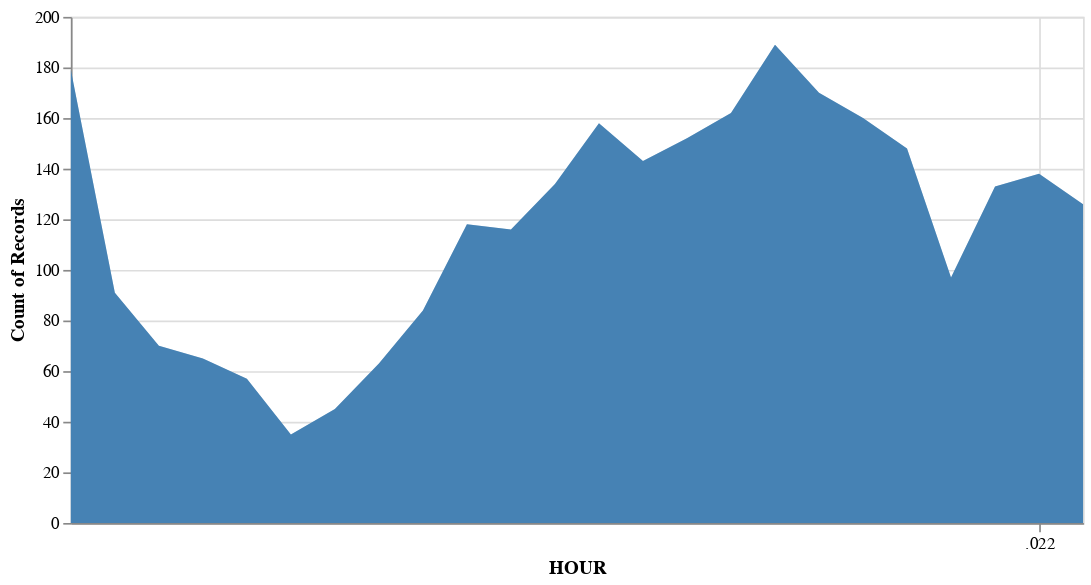

Source (notebook cell):
### Markdown cell above
####################################

### Code cell
time_brush = alt.selection_interval(encodings=['x'], empty='all')


base = alt.Chart(accident_data, width=600).mark_area(size=3, opacity = 0.3, interpolate="linear", color = "steelblue").encode(
    x=alt.X("HOUR:T"),
    y=alt.Y("count()").stack(None, title="Accidents per hour")
    )

background = base.add_selection(time_brush)
selected = base.transform_filter(time_brush).mark_area(color = "steelblue")

background + selected

### Figure 1 — Vega-Lite specification as saved in the notebook (floating-point values rounded to 4 significant figures; data arrays with more than 128 entries replaced by an {"elided": "..."} marker saying what was removed)
{"config": {"view": {"continuousWidth": 300, "continuousHeight": 300}}, "layer": [{"mark": {"type": "area", "color": "steelblue", "interpolate": "linear", "opacity": 0.3, "size": 3}, "encoding": {"x": {"field": "HOUR", "type": "temporal"}, "y": {"aggregate": "count", "stack": null, "type": "quantitative"}}, "name": "view_255"}, {"mark": {"type": "area", "color": "steelblue"}, "encoding": {"x": {"field": "HOUR", "type": "temporal"}, "y": {"aggregate": "count", "stack": null, "type": "quantitative"}}, "transform": [{"filter": {"param": "param_123", "empty": true}}]}], "data": {"name": "data-6fe1ca93c29a43d3e4cee5e27aaa27e7"}, "params": [{"name": "param_123", "select": {"type": "interval", "encodings": ["x"]}, "views": ["view_255"]}], "width": 600, "$schema": "https://vega.github.io/schema/vega-lite/v5.15.1.json", "datasets": {"data-6fe1ca93c29a43d3e4cee5e27aaa27e7": {"elided": "2833 records"}}}
